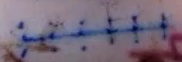
#> input picture image001.jpg, 182 x 62 px
$ python zkouska.py out.png image001.jpg
#> lines starting #> are read from the running program, lines starting #| are printed output that depends on the picture; after the words box and inside, x2 and y2 are one past the last pixel; in counts of white or black regions, pixels touching at a corner belong together
import sys
import numpy as np
from scipy import ndimage, signal, misc
import skimage.data, skimage.io, skimage.feature
import matplotlib.pyplot as plt
from skimage.filters import gaussian as gaussian_filter
from skimage.filters import threshold_otsu
from skimage.morphology import label
from skimage.measure import regionprops
from skimage.color import label2rgb
from skimage.io import imread
import skimage.morphology
from skimage.filters import sobel, roberts
from skimage.transform import hough_line, hough_line_peaks
from skimage.feature import canny
from skimage.draw import line as draw_line
from skimage import data
from matplotlib import cm
from numpy.ma.extras import unique
import json
import math


#Funkce
#############################
# [88 lines left out: functions objev_primky, odstran_duplikatni_pruseciky, zkontroluj_pruseciky, lineLineIntersection_moje, not called in this run]


#Prevzata funkce pro hledani pruseciku
class Point:
	def __init__(self, x, y):
		self.x = x
		self.y = y

	# Method used to display X and Y coordinates
	# of a point
	def displayPoint(self, p):
		print(f"({p.x}, {p.y})")


# [236 lines left out: functions lineLineIntersection, NajdiNearPrimky, jsem_v_tabulce, process, intersectLines, not called in this run]


##############################################################
#Hlavni funkce pro spusteni programu
def main(img,img_og,image_filename,visualize):
    #prdani Gausovskeho filtru
    filtrace = gaussian_filter(img, sigma=1,channel_axis=None)
    img = filtrace

    #segmentace
    elevation_map = skimage.filters.roberts(img)

    #Nalezeni Otsu
    otsu = threshold_otsu(img)

    #print("---------------------------")
    #print("Segmentuji, prosim vyckejte")
    #print("---------------------------")
    markers = np.zeros_like(img)

    obsazeni = 100
    iterace = 0
    krok = 0.005
    while obsazeni > 10:
        markers_pom = np.zeros_like(img)
        markers_pom[img < (otsu-iterace)] = 2
        iterace = iterace + krok
        znacka = markers_pom == 2
        suma = 0
        for i in range(znacka.shape[1]-1):
            for j in range(znacka.shape[0]-1):
                if znacka[j,i] == True:
                    suma=suma+1
        kontrola = suma/(znacka.shape[1]*znacka.shape[0])*100
        obsazeni = kontrola

    markers[img < (otsu-(iterace-krok))] = 2


    obsazeni = 100
    iterace = 0
    krok = 0.005
    while obsazeni > 60:
        markers_pom = np.zeros_like(img)
        markers_pom[img > (otsu+iterace)] = 1
        iterace = iterace + krok
        znacka = markers_pom == 1
        suma = 0
        for i in range(znacka.shape[1]-1):
            for j in range(znacka.shape[0]-1):
                if znacka[j,i] == True:
                    suma=suma+1
        kontrola = suma/(znacka.shape[1]*znacka.shape[0])*100
        #print(kontrola)
        obsazeni = kontrola

    markers[img > (otsu+(iterace-krok))] = 1

    #Tady se dela vyplneni tech hran
    segmentation = skimage.segmentation.watershed(elevation_map,markers)


    #vykresleni segmentace
    '''
    plt.figure(figsize=[15,10])
    plt.subplot(1,2,1)
    plt.imshow(markers)

    plt.subplot(1,2,2)
    plt.imshow(segmentation == 2)
    plt.show()
    '''

    #metoda se snazi zaplnit bazenky a zapnlujou to dokud nenarazi na hrany

    #Vytvoreni skeletu
    #A aplikace hranoveho detektoru pro Oba smery
    vstup_skelet = segmentation
    skelet = skimage.morphology.skeletonize(vstup_skelet == 2)

    im = skelet;

    sx = ndimage.sobel(im, axis=0, mode='nearest')
    sy = ndimage.sobel(im, axis=1, mode='nearest')
    sob = np.hypot(sx, sy)

    #Vykresleni hranoveho detektoru
    '''
    plt.figure(figsize=[15,10])
    plt.subplot(1,2,1)
    plt.imshow(sx,cmap='gray')

    plt.subplot(1,2,2)
    plt.imshow(sy,cmap='gray')
    plt.show()
    '''

    # Labelovnai oblasti v jednom smeru (x)
    vstup_label = sx
    velikost_objektu = img.shape[1]/3

    imlabel = label(vstup_label, background=0)
    #plt.imshow(imlabel, cmap='gray');
    np.unique(imlabel)

    velky = 0;
    vsechny = 0;
    objekty_sx = [];

    for i in range(np.max(imlabel)+1):
        #Vykresleni
        if i > 0:
            #print(np.count_nonzero(imlabel == i))
            if np.count_nonzero(imlabel == i) > velikost_objektu:
                # Nahrani objektu do pole
                objekty_sx.append(imlabel == i)
                velky = velky + 1
            else:
                vsechny = vsechny + 1
    #print('POCET VSECH OBJEKTU (x) JE: ' + str(velky+vsechny))
    #print('POCET nalezenych OBJEKTU (x) JE: ' + str(velky))


    # Labelovnai oblasti v druhem smeru (y)
    vstup_label = sy
    velikost_objektu = img.shape[0]/4

    imlabel = label(vstup_label, background=0)
    #plt.imshow(imlabel, cmap='gray');
    np.unique(imlabel)

    velky = 0;
    vsechny = 0;
    objekty_sy = [];

    for i in range(np.max(imlabel)+1):
        #Vykresleni
        if i > 0:
            #print(np.count_nonzero(imlabel == i))
            if np.count_nonzero(imlabel == i) > velikost_objektu:
                # Nahrani objektu do pole
                objekty_sy.append(imlabel == i)
                velky = velky + 1
            else:
                vsechny = vsechny + 1
    #print('POCET VSECH OBJEKTU (y) JE: ' + str(velky+vsechny))
    #print('POCET nalezenych OBJEKTU (y) JE: ' + str(velky))

    #-----------------------------------------------------------------
    #-----------------------------------------------------------------
    #Hledani vsech stehu
    stehy = []
    for objekt in objekty_sy:
        #Nejprve se udela Hough transformace
        tabulka_linii = objev_primky(objekt)

        #Honzovo algoritmus
        #Prekopirovani tabuly linii
        tabulka = tabulka_linii.copy()
        vstupni_obr = objekt
        seznam_pruseciku = [];
        seznam_pod_pruseciku = [];

        for row in tabulka:
            tabulka_copy = tabulka.copy()
            tabulka_copy.remove(row)
            for i in tabulka_copy:
                seznam_pod_pruseciku.append(lineLineIntersection_moje(row,i))

        #Kontrola a odstraneni duplikatu
        #++++++++++++++++++++++++++++++++++++++++++++++++++++
        pruseciky_zk = zkontroluj_pruseciky(seznam_pod_pruseciku,vstupni_obr)
        odstran_duplikatni_pruseciky(pruseciky_zk)
        #++++++++++++++++++++++++++++++++++++++++++++++++++++


        #pridani prvniho a posledniho bodu
        #POZOR NA RAZENI PODLE OS ZDE jE X
        #++++++++++++++++++++++++++++++++++++++++++++++++++++

        novy_im = np.zeros(vstupni_obr.shape)
        y,x = novy_im.shape;
        list_hodnot= [];
        for i in range(y):
            for j in range(x):
                if vstupni_obr[i,j] == 1:
                    list_hodnot.append([j,i])

        #POZOR [0 = y,1 = x]
        list_hodnot.sort(key = lambda i: i[1])


        #Zkouska aproximace prvni a posledni hodnoty
        r = 20
        pom_min_x = 0
        pom_min_y = 0
        for i in range(r):
            pom_min_x = pom_min_x+list_hodnot[i][1]
            pom_min_y = pom_min_y+list_hodnot[i][0]

        pom_max_x = 0
        pom_max_y = 0
        for i in range(len(list_hodnot)-r,len(list_hodnot)):
            pom_max_x = pom_max_x+list_hodnot[i][1]
            pom_max_y = pom_max_y+list_hodnot[i][0]

        minimalni = [pom_min_y/r,pom_min_x/r]
        maximalni = [pom_max_y/r,pom_max_x/r]

        #minimalni = list_hodnot[0]
        #maximalni = list_hodnot[-1]

        sour_prvni = Point(minimalni[0],minimalni[1]);
        sour_posledni = Point(maximalni[0],maximalni[1]);
        #++++++++++++++++++++++++++++++++++++++++++++++++++++

        #Prekopirovani pruseciku do noveho pole
        #++++++++++++++++++++++++++++++++++++++++++++++++++++
        pruseciky = [];
        for i in pruseciky_zk:
            pruseciky.append([i[2].x,i[2].y])

        #Pridani prvniho aposledniho bodu
        pruseciky.insert(0,[minimalni[0],minimalni[1]])
        pruseciky.append([maximalni[0],maximalni[1]])
        #++++++++++++++++++++++++++++++++++++++++++++++++++++

        #serazeni Opet [opyor na poradi pro stehy je razeni podle X]
        pruseciky.sort(key = lambda i: i[1])
        #++++++++++++++++++++++++++++++++++++++++++++++++++++

        #Pridani pruseciku do pole stehu
        #++++++++++++++++++++++++++++++++++++++++++++++++++++
        stehy.append(pruseciky)

    #hledani vsech rezu
    rezy = []
    for objekt in objekty_sx:
        #Nejprve se udela Hough transformace
        tabulka_linii = objev_primky(objekt)

        #Honzovo algoritmus
        #Prekopirovani tabuly linii
        tabulka = tabulka_linii.copy()
        vstupni_obr = objekt
        seznam_pruseciku = [];
        seznam_pod_pruseciku = [];

        for row in tabulka:
            tabulka_copy = tabulka.copy()
            tabulka_copy.remove(row)
            for i in tabulka_copy:
                seznam_pod_pruseciku.append(lineLineIntersection_moje(row,i))

        #Kontrola a odstraneni duplikatu
        #++++++++++++++++++++++++++++++++++++++++++++++++++++
        pruseciky_zk = zkontroluj_pruseciky(seznam_pod_pruseciku,vstupni_obr)
        odstran_duplikatni_pruseciky(pruseciky_zk)
        #++++++++++++++++++++++++++++++++++++++++++++++++++++


        #pridani prvniho a posledniho bodu
        #POZOR NA RAZENI PODLE OS ZDE jE Y
        #++++++++++++++++++++++++++++++++++++++++++++++++++++

        novy_im = np.zeros(vstupni_obr.shape)
        y,x = novy_im.shape;
        list_hodnot= [];
        for i in range(y):
            for j in range(x):
                if vstupni_obr[i,j] == 1:
                    list_hodnot.append([j,i])

        #POZOR [0 = y,1 = x]
        list_hodnot.sort(key = lambda i: i[0])


        #Zkouska aproximace prvni a posledni hodnoty
        r = 10
        pom_min_x = 0
        pom_min_y = 0
        for i in range(r):
            pom_min_x = pom_min_x+list_hodnot[i][1]
            pom_min_y = pom_min_y+list_hodnot[i][0]

        pom_max_x = 0
        pom_max_y = 0
        for i in range(len(list_hodnot)-r,len(list_hodnot)):
            pom_max_x = pom_max_x+list_hodnot[i][1]
            pom_max_y = pom_max_y+list_hodnot[i][0]

        minimalni = [pom_min_y/r,pom_min_x/r]
        maximalni = [pom_max_y/r,pom_max_x/r]

        #minimalni = list_hodnot[0]
        #maximalni = list_hodnot[-1]

        sour_prvni = Point(minimalni[0],minimalni[1]);
        sour_posledni = Point(maximalni[0],maximalni[1]);
        #++++++++++++++++++++++++++++++++++++++++++++++++++++

        #Prekopirovani pruseciku do noveho pole
        #++++++++++++++++++++++++++++++++++++++++++++++++++++
        pruseciky = [];
        for i in pruseciky_zk:
            pruseciky.append([i[2].x,i[2].y])

        #Pridani prvniho aposledniho bodu
        pruseciky.insert(0,[minimalni[0],minimalni[1]])
        pruseciky.append([maximalni[0],maximalni[1]])
        #++++++++++++++++++++++++++++++++++++++++++++++++++++

        #serazeni Opet [opyor na poradi pro rezy je razeni podle Y]
        pruseciky.sort(key = lambda i: i[0])
        #++++++++++++++++++++++++++++++++++++++++++++++++++++

        #Pridani pruseciku do pole rezu
        #++++++++++++++++++++++++++++++++++++++++++++++++++++
        rezy.append(pruseciky)


    #Vykresleni vysledku bez spojeni linii
    '''
    plt.figure(figsize=[15,10])
    plt.subplot(1,2,1)
    plt.imshow(img_og);


    #Vykresleni rezu
    iterace = 0
    for primka in rezy:
    #primka.sort(key = lambda i: i[0])
        for i in primka:
            plt.scatter(i[0],i[1],color="b")
        x = [point[0] for point in primka]
        y = [point[1] for point in primka]
        plt.plot(x,y,'b');


    #Vykresleni stehu
    for primka in stehy:
        for i in primka:
            plt.scatter(i[0],i[1],color="r")
        x = [point[0] for point in primka]
        y = [point[1] for point in primka]
        plt.plot(x,y,'r');
    '''

    #Spojeni stehu
    #-------------------------------------------
    stehy_deleted = stehy.copy()
    final_stehy = []
    for i in range(len(stehy_deleted)):
        temp = []
        primka = stehy_deleted.pop(0)
        kontrola = jsem_v_tabulce(primka,final_stehy)
        if kontrola == True:
            continue
        else:
            temp = NajdiNearPrimky(primka,stehy_deleted,30,10)
            #print(len(temp))
            if len(temp)>=1:
                #mergne body
                temp = [item for sublist in temp for item in sublist]
                #serad body
                temp.sort(key = lambda i: i[1])
            #else:
                #serad body
                #temp.sort(key = lambda i: i[1])
            final_stehy.append(temp)

    #Spojeni rezu
    #-------------------------------------------
    rezy_deleted = rezy.copy()
    final_rezy = []
    #print(len(rezy))
    if len(rezy) > 1:
        for i in range(len(rezy_deleted)):
            temp = []
            primka = rezy_deleted.pop(0)
            kontrola = jsem_v_tabulce(primka,final_rezy)
            if kontrola == True:
                continue
            else:
                temp = NajdiNearPrimky(primka,rezy_deleted,10,10)
                #print(len(temp))
                if len(temp)>=1:
                    #mergne body
                    temp = [item for sublist in temp for item in sublist]
                #serad body
                #temp.sort(key = lambda i: i[1])
                #else:
                #serad body
                temp.sort(key = lambda i: i[0])
                final_rezy.append(temp)
    else:
        final_rezy = rezy.copy()

    '''
    #Vykresleni vysledku po spojeni linii

    plt.figure(figsize=[15,10])
    #plt.subplot(1,2,2)
    plt.imshow(img_og);
    plt.title(image_filename, fontsize=20)

    #Vykresleni rezu
    iterace = 0
    for primka in final_rezy:
        #primka.sort(key = lambda i: i[0])
        for i in primka:
            plt.scatter(i[0],i[1],color="b")
        x = [point[0] for point in primka]
        y = [point[1] for point in primka]
        plt.plot(x,y,'b');


    #Vykresleni stehu
    for primka in final_stehy:
        for i in primka:
            plt.scatter(i[0],i[1],color="r")
        x = [point[0] for point in primka]
        y = [point[1] for point in primka]
        plt.plot(x,y,'r');
    '''


    intersections,angles = process(final_rezy,final_stehy,img_og,image_filename,visualize)

    #for i in intersections:
    #    plt.scatter(i[0],i[1],color="y")
    #plt.show()


    #Zapis do json souboru
    data_list = []
    data={}
    data['filename'] = image_filename
    #data['width'] = img_og.shape[1]
    #data['height'] = img_og.shape[0]
    data['incision_polyline'] = []
    data['stitches_polyline'] = []
    for steh in final_stehy:
        data['stitches_polyline'].append(steh)
    for rez in final_rezy:
        data['incision_polyline'].append(rez)
    data['crossing_possitions'] = []
    for i in intersections:
        data['crossing_possitions'].append(i)
    data['crossing_angles'] = []
    for i in angles:
        data['crossing_angles'].append(i)


    data_list.append(data)

    return data_list


#################################################################
#################################################################

#Program
#nacteni obrazku
#if len(sys.argv) < 3:
#    print("Usage: python3 run.py <image_filename>")
#    sys.exit(1)
data_list=[]

if sys.argv[2] == "-v":
    for i in range(3,len(sys.argv)):
        image_filename = sys.argv[i]
        image = skimage.io.imread(image_filename,as_gray=True)
        img_og = skimage.io.imread(image_filename)
        img = np.array(image)


        if img_og.shape[0] > img_og.shape[1]:
            img_og = skimage.transform.rotate(img_og, 90, resize=True,)

        #Koontroloa jestli je obrazek natocen spravne
        if img.shape[0] > img.shape[1]:
            img = skimage.transform.rotate(img, 90, resize=True,)

        data_list.append(main(img,img_og,image_filename,True))
else:
    for i in range(2,len(sys.argv)):
        image_filename = sys.argv[i]
        image = skimage.io.imread(image_filename,as_gray=True)
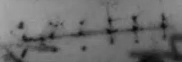
#> image: shape (62, 182) float64; min 0.0309, max 0.653, mean 0.43
        img_og = skimage.io.imread(image_filename)
        img = np.array(image)


        if img_og.shape[0] > img_og.shape[1]:
            img_og = skimage.transform.rotate(img_og, 90, resize=True,)

        #Koontroloa jestli je obrazek natocen spravne
        if img.shape[0] > img.shape[1]:
            img = skimage.transform.rotate(img, 90, resize=True,)

        data_list.append(main(img,img_og,image_filename,False))
#> in main, `elevation_map = skimage.filters.roberts(img)`:
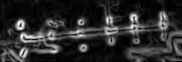
#> elevation_map: shape (62, 182) float64; min 0, max 0.0982, mean 0.0167; drawn with min black and max white
#> in main, `otsu = threshold_otsu(img)`: otsu = 0.381
#> after the loop in main, `while obsazeni > 10:`:
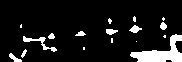
#> markers_pom: shape (62, 182) float64; values 0 (black) and 2 (white), 10.1% white; 17 white regions (8 under 20 px), largest, box (x1, y1, x2, y2) and area: (130, 34, 182, 62) 641, (23, 36, 57, 52) 133, (129, 25, 142, 33) 58
#> after the loop in main, `while obsazeni > 60:`:
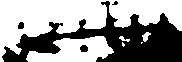
#> markers_pom: shape (62, 182) float64; values 0 (black) and 1 (white), 60.3% white; 4 black regions (1 under 20 px), largest, box (x1, y1, x2, y2) and area: (2, 1, 182, 62) 4384, (80, 45, 88, 52) 47, (18, 22, 24, 29) 36
#> (the run stopped early here; a loop or call above may not have finished)
